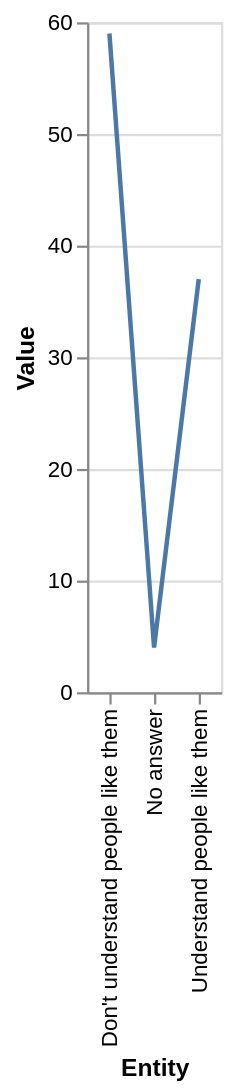

Write a Vega-Lite specification for this figure.
### Vega-Lite specification from a JSON file in a GitHub repository (floating-point values rounded to 4 significant figures)
{"$schema": "https://vega.github.io/schema/vega-lite/v5.json", "description": "Line chart auto-generated from CSV", "data": {"values": [{"Entity": "No answer", "Value": "4"}, {"Entity": "Don't understand people like them", "Value": "59"}, {"Entity": "Understand people like them", "Value": "37"}]}, "mark": "line", "encoding": {"x": {"field": "Entity", "type": "ordinal"}, "y": {"field": "Value", "type": "quantitative"}}}
